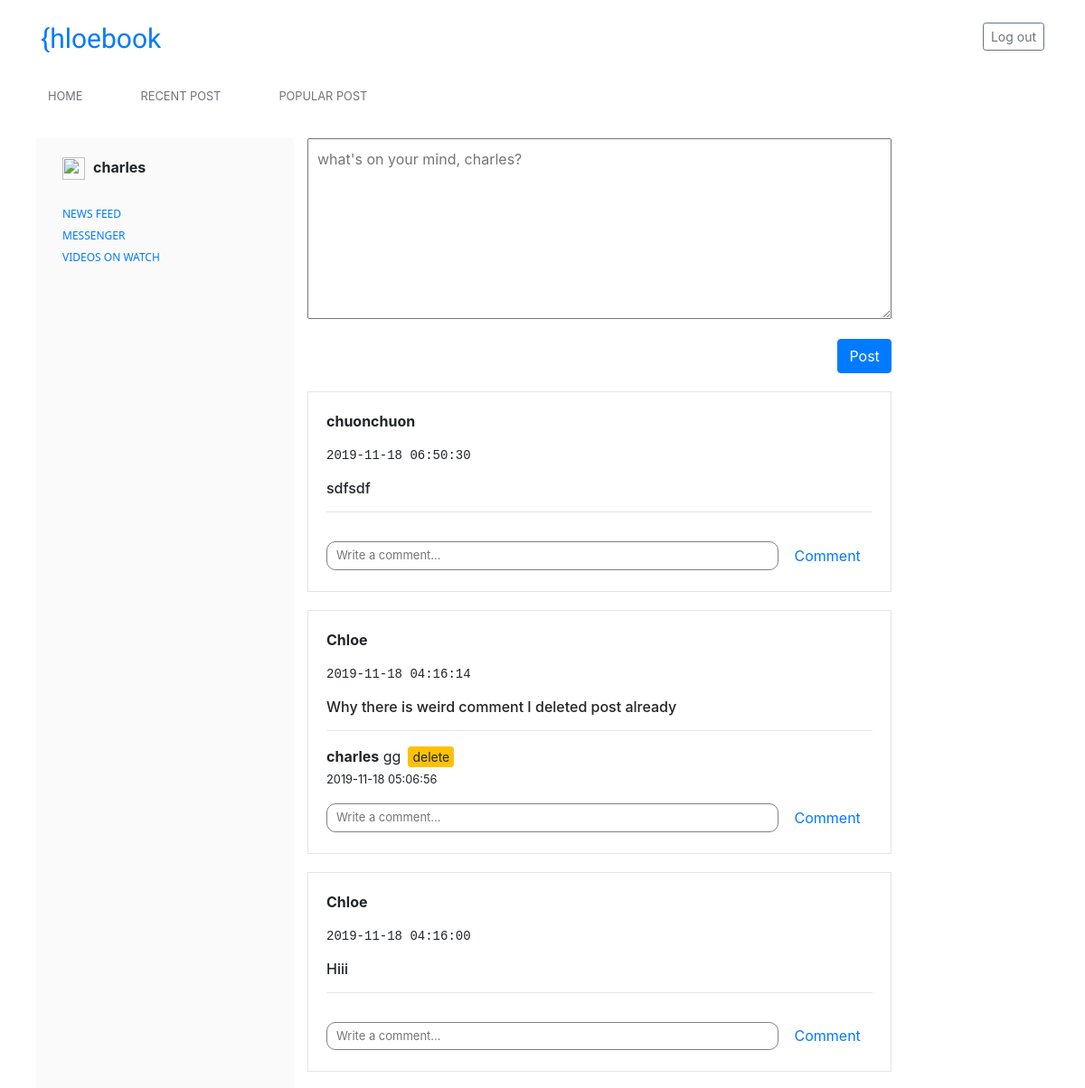
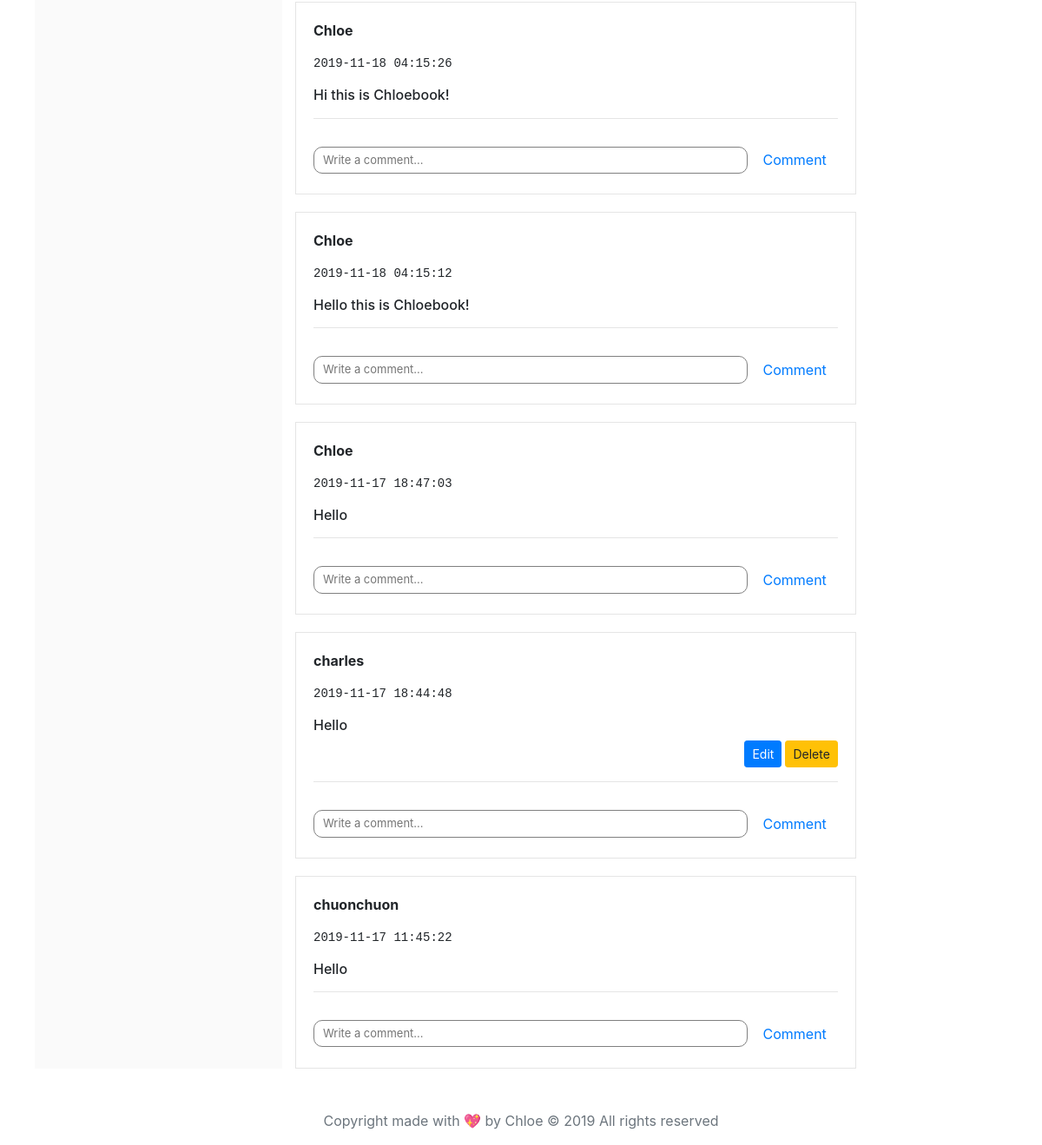
Screenshot of / (signed in) with the database file from the repository (2 pictures, top to bottom).
### app.py (models this page shows, shortened)
class User(UserMixin, db.Model):
    __tablename__ = 'users'
    id = db.Column(db.Integer, primary_key=True)
    username = db.Column(db.String(20), nullable=False)
    email = db.Column(db.String(50), nullable=False, unique=True)
    password = db.Column(db.String, nullable=False, unique=False)

class Post(db.Model):
    __tablename__ = 'posts'
    id = db.Column(db.Integer, primary_key=True)
    body = db.Column(db.String, nullable=False)
    user_id = db.Column(db.Integer, nullable=False)
    created = db.Column(db.DateTime, server_default=db.func.now())
    updated = db.Column(db.DateTime, server_default=db.func.now(), server_onupdate=db.func.now())
    like_time = db.Column(db.Integer, default = 0)
    def comments(self):
        return Comments.query.filter_by(post_id=self.id).all()

class Comments(db.Model):
    __tablename__ = 'comments'
    id = db.Column(db.Integer, primary_key=True)
    body = db.Column(db.String, nullable=False)
    user_id = db.Column(db.Integer, nullable=False)
    post_id = db.Column(db.Integer, nullable=False)
    created_at = db.Column(db.DateTime, server_default=db.func.now())
    updated_at = db.Column(db.DateTime, server_default=db.func.now(), server_onupdate=db.func.now())

### app.py (the view)
@app.route('/', methods=["GET"])
@login_required
def root():
    posts = Post.query.order_by(Post.created.desc()).all()
    for post in posts:
        post.author = User.query.filter_by(id=post.user_id).first()
    return render_template("home.html", posts=posts)

### app.py (called while the page is built)
@login_manager.user_loader
def load_user(user_id):
    return User.query.get(user_id)

### templates/home.html (shortened to what this page needs)
{% extends 'base.html' %}
{% block content %}
<div class="row mt-4">
  <div class="col-3">
    &nbsp; <img src="https://uybor.uz/borless/avtobor/img/user-images/user_no_photo_300x300.png" width="25" height="25"
      alt="">&nbsp;
    <strong>{{current_user.username}}</strong>
    &nbsp; <a href="#" class="list">NEWS FEED</a>
    &nbsp; <a href="#" class="list mt-5">MESSENGER</a>
    &nbsp; <a href="#" class="list mt-5">VIDEOS ON WATCH</a>
  </div>
  <div clas="col-9">
    <form method='POST' class='create-post-form' action={{url_for('create_post')}}>
      <p class="card-text">
        <textarea class='create-post-input' name='body'
          placeholder="what's on your mind, {{current_user.username}}?"></textarea>
      </p>
      <button class='ml-auto d-block btn btn-primary' type='submit'>Post</button>
    </form>
    <div class='posts-container'>
      {% for post in posts %}
      <div class='single-post-container'>
        <strong>
          <p class="post-owner">{{post.author.username}}</p>
        </strong>
        <pre class="date">{{post.created}}</pre>
        <h6>{{post.body}}</h6>
        {% if post.author.id == current_user.id %}
        <div class="edit d-flex justify-content-end">
          <a href="{{url_for('single_post', id=post.id, action='edit')}}">
            <button type="button" class="btn btn-primary btn-sm mx-1"> Edit </button>
          </a>
          <form method="POST" action={{url_for('single_post', id=post.id, action='delete')}}>
            <button type="submit" class="btn btn-warning btn-sm"> Delete </button>
          </form>
        </div>
        {% endif %}
        <hr>
        <div class='single-post-footer'>
          {% for comment in post.comments() %}
          <form method="POST" action={{url_for('delete_comment', id=comment.id)}}>
            <div class="commentgrp d-flex align-items-center">
              <strong>{{current_user.username}}</strong>&nbsp;{{comment.body}} <br />
              <button class="btn btn-sm btn-warning p-0 px-1 mx-2"> delete </button>
            </div>
            <small> {{comment.created_at}}</small> <br />
          </form>
          {% endfor %}
          <form method="POST" action={{url_for('create_comment', post_id = post.id)}}>
            <input type="text" name="body" class="comment mt-3" placeholder="Write a comment..."> </input>
            <button class='btn btn-link'> Comment </button>
          </form>
        </div>
      </div>
      {% endfor %}
    </div>
  </div>
</div>
{% endblock %}

### static/style.css (style rules this page uses)
textarea { width: 100%; height: 200px; padding: 10px; }
.single-post-container { border: 1px solid rgba(0,0,0,.1); padding: 20px; margin-top: 20px; }
.comment { width: 500px; border-radius: 10px; border: 0.5px solid grey; padding: 5px; padding-left: 10px; font-size: 13px; }
.list { font-size: 12px; margin-top: 100px; font-weight: 500; font-family: 'Segoe UI', Tahoma, Geneva, Verdana, sans-serif; }
.col-3 { background-color: rgba(200,200, 200,.1); height: auto; margin-left: 10px; margin-right: 15px; padding: 20px; }

### rows the page displays
User: username "charles", body "what's on your mind, charles?"
Post: author.username "chuonchuon", created "2019-11-18 06:50:30", body "sdfsdf"
Post: author.username "Chloe", created "2019-11-18 04:16:14", body "Why there is weird comment I deleted post already"
Comments: body "gg", created_at "2019-11-18 05:06:56"
Post: author.username "Chloe", created "2019-11-18 04:16:00", body "Hiii"
Post: author.username "Chloe", created "2019-11-18 04:15:26", body "Hi this is Chloebook!"
Post: author.username "Chloe", created "2019-11-18 04:15:12", body "Hello this is Chloebook!"
Post: author.username "Chloe", created "2019-11-17 18:47:03", body "Hello"
Post: author.username "charles", created "2019-11-17 18:44:48", body "Hello"
Post: author.username "chuonchuon", created "2019-11-17 11:45:22", body "Hello"
